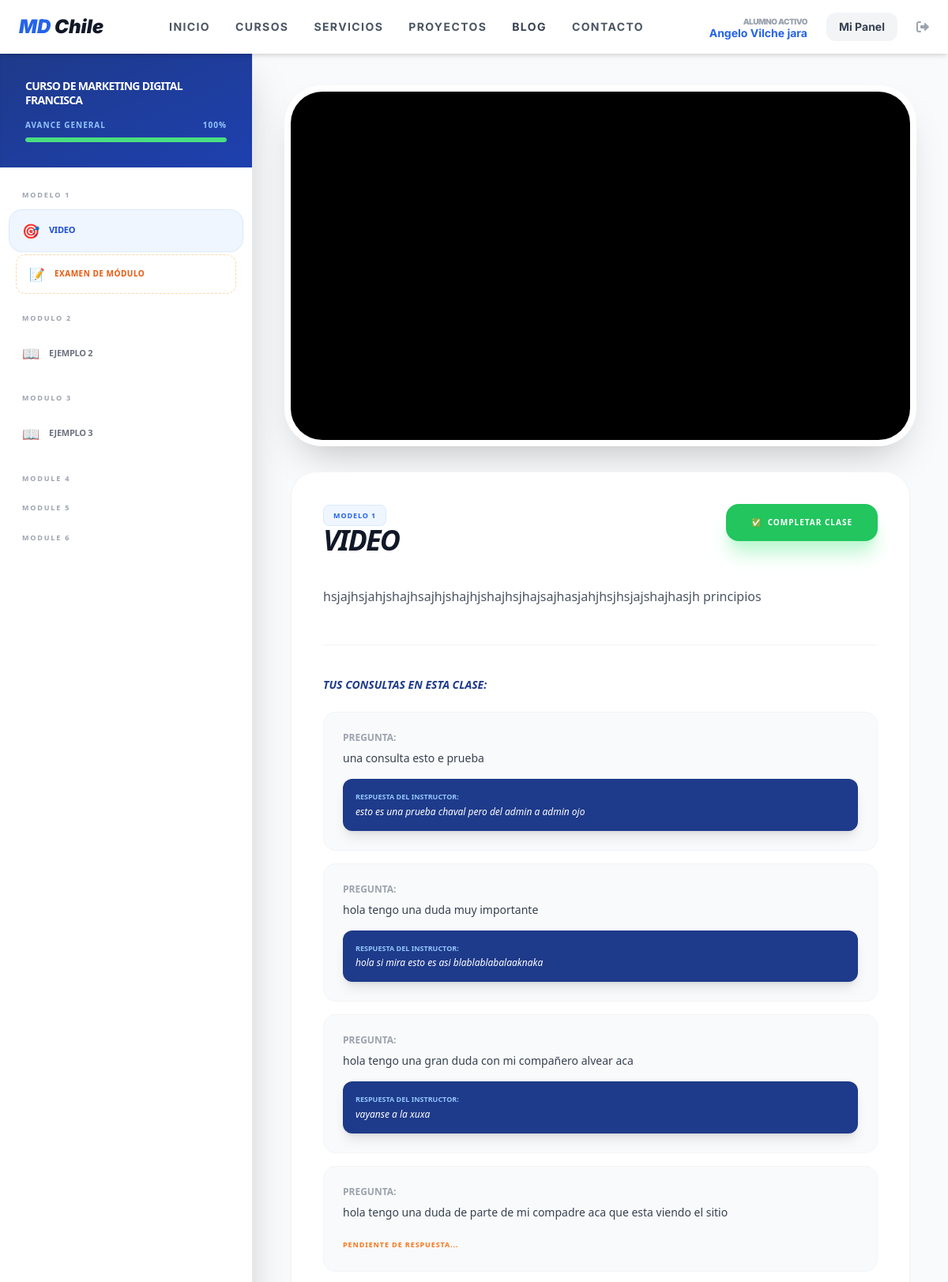
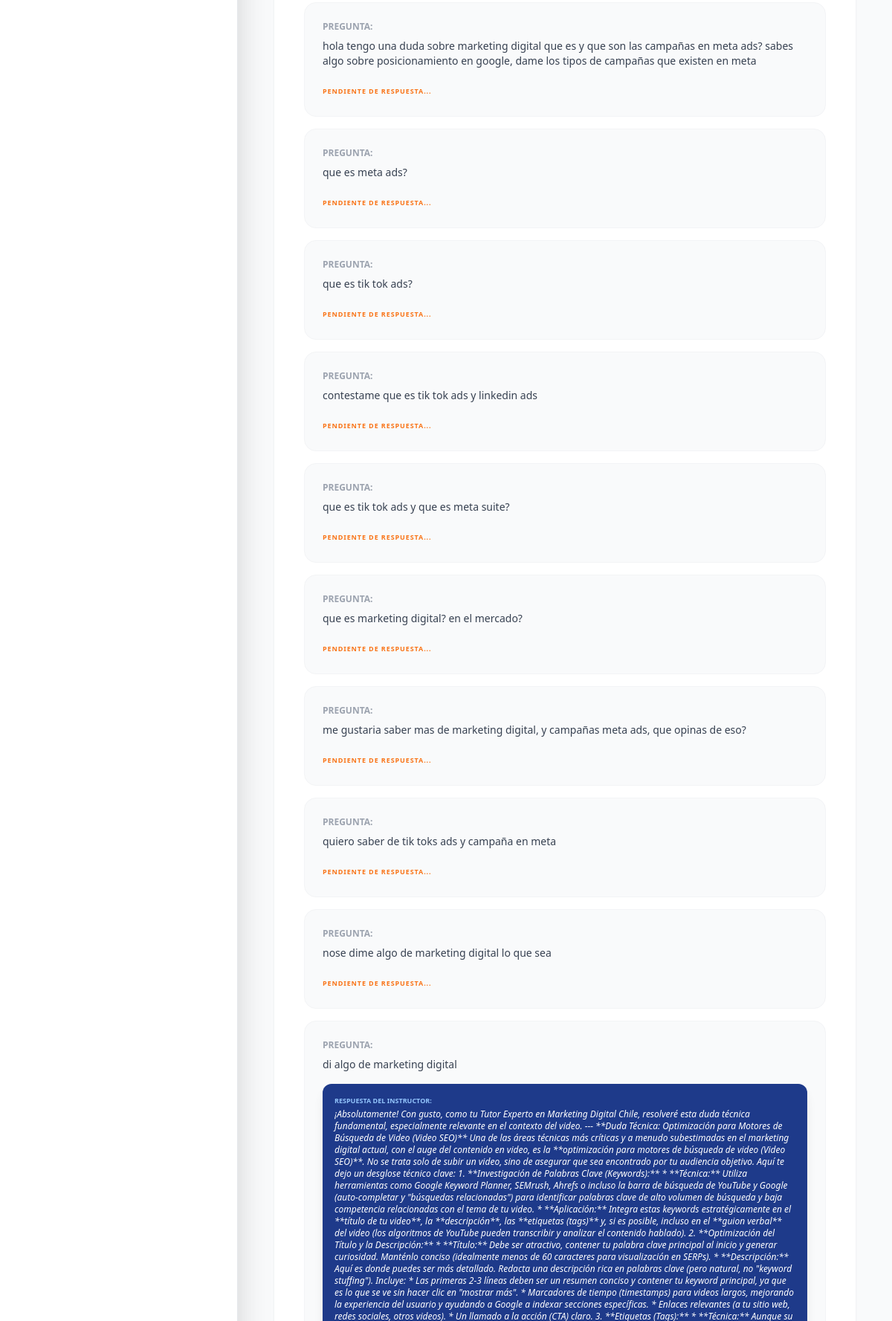
The app's page /course/5/ (signed in, upper part) with its own data (2 pictures, top to bottom).
### users/models.py (models this page shows, shortened)
class User(AbstractUser):
    is_client = models.BooleanField(default=True)
    is_admin_user = models.BooleanField(default=False)
    profile_picture = models.ImageField(upload_to='users/profiles/', null=True, blank=True)
    bio = models.TextField(max_length=500, blank=True)
    rut = models.CharField(max_length=12, blank=True, null=True)
    linkedin_url = models.URLField(blank=True, null=True)

### courses/models.py (models this page shows, shortened)
class Course(models.Model):
    title = models.CharField(max_length=200)
    slug = models.SlugField(unique=True, blank=True, null=True)
    description = models.TextField()
    image = models.ImageField(upload_to='courses/banners/', null=True, blank=True)
    price = models.IntegerField(default=0)
    is_published = models.BooleanField(default=True)
    created_at = models.DateTimeField(auto_now_add=True)

class Module(models.Model):
    course = models.ForeignKey(Course, related_name='modules', on_delete=models.CASCADE)
    title = models.CharField(max_length=200)
    order = models.PositiveIntegerField(default=0)
    class Meta:
        ordering = ['order']

class Lesson(models.Model):
    module = models.ForeignKey(Module, related_name='lessons', on_delete=models.CASCADE)
    title = models.CharField(max_length=200)
    video_url = models.URLField()
    content = models.TextField(blank=True)
    order = models.PositiveIntegerField(default=0)
    class Meta:
        ordering = ['order']

class CourseQuery(models.Model):
    user = models.ForeignKey(settings.AUTH_USER_MODEL, on_delete=models.CASCADE)
    course = models.ForeignKey(Course, on_delete=models.CASCADE)
    lesson = models.ForeignKey(Lesson, on_delete=models.CASCADE)
    question = models.TextField()
    answer = models.TextField(blank=True, null=True) # Respuesta manual del profe
    respuesta_ia = models.TextField(blank=True, null=True, verbose_name="Sugerencia IA Gemini") # Nuevo
    created_at = models.DateTimeField(auto_now_add=True)
    class Meta:
        verbose_name = "Duda Académica"
        verbose_name_plural = "Dudas Académicas"

### courses/views.py (the view, shortened to what this page needs)
# urls.py: path('course/<int:course_id>/', views.course_detail, name='course_detail'),
@login_required
def course_detail(request, course_id):
    course = get_object_or_404(Course, id=course_id)
    if not Enrollment.objects.filter(user=request.user, course=course).exists():
        return redirect('checkout', course_id=course.id)
    lessons = Lesson.objects.filter(module__course=course).order_by('module__order', 'order')
    if not lessons.exists(): return redirect('dashboard')
    lesson_id = request.GET.get('lesson')
    current_lesson = get_object_or_404(Lesson, id=lesson_id, module__course=course) if lesson_id else lessons.first()
    completas = LessonProgress.objects.filter(user=request.user, lesson__module__course=course, is_completed=True).count()
    progreso = int((completas / lessons.count()) * 100) if lessons.count() > 0 else 0
    return render(request, 'courses/course_detail.html', {
        'course': course, 'lessons': lessons, 'current_lesson': current_lesson,
        'progreso_curso': progreso,
        'mis_dudas': CourseQuery.objects.filter(user=request.user, lesson=current_lesson)
    })

### templates/courses/course_detail.html (shortened to what this page needs)
{% extends 'base.html' %}
{% block content %}
<div class="min-h-screen bg-gray-50 flex flex-col md:flex-row font-sans text-gray-900">
    <div class="w-full md:w-80 bg-white shadow-2xl h-screen sticky top-0 overflow-y-auto flex flex-col border-r border-gray-200">
        <div class="p-8 bg-gradient-to-br from-blue-900 to-blue-800 text-white shadow-inner">
            <h2 class="text-sm font-black uppercase tracking-tighter mb-4 leading-tight">{{ course.title }}</h2>
            <div class="space-y-2">
                <div class="flex justify-between text-[10px] font-bold uppercase text-blue-300 tracking-widest">
                    <span>Avance General</span>
                    <span>{{ progreso_curso }}%</span>
                </div>
                <div class="w-full bg-white/10 rounded-full h-1.5 overflow-hidden">
                    <div class="bg-green-400 h-full rounded-full shadow-[0_0_8px_rgba(74,222,128,0.5)] transition-all duration-1000"
                         style="width: {{ progreso_curso }}%"></div>
                </div>
            </div>
        </div>
        <div class="flex-1 p-3 overflow-y-auto space-y-6 mt-4">
            {% for module in course.modules.all %}
                <div>
                    <h3 class="px-4 text-[9px] font-black text-gray-400 uppercase tracking-[0.2em] mb-3">
                        {{ module.title }}
                    </h3>
                    <div class="space-y-1">
                        {% for lesson in module.lessons.all %}
                            <a href="?lesson={{ lesson.id }}"
                               class="group flex items-center px-4 py-3 rounded-2xl transition-all duration-300
                               {% if current_lesson.id == lesson.id %}
                               bg-blue-50 text-blue-700 shadow-sm ring-1 ring-blue-100
                               {% else %}
                               text-gray-500 hover:bg-gray-50
                               {% endif %}">
                                <span class="mr-3 text-lg">
                                    {% if current_lesson.id == lesson.id %} 🎯 {% else %} 📖 {% endif %}
                                </span>
                                <span class="text-[11px] font-bold uppercase tracking-tight">{{ lesson.title }}</span>
                            </a>
                        {% endfor %}
                        {% if module.quiz %}
                            <a href="{% url 'take_quiz' module.quiz.id %}"
                               class="flex items-center px-4 py-3 text-orange-600 hover:bg-orange-50 rounded-xl transition border border-dashed border-orange-200 mt-2 mx-2 group">
                                <span class="mr-3 transition-transform group-hover:scale-125">📝</span>
                                <span class="text-[10px] font-black uppercase tracking-wider">Examen de Módulo</span>
                            </a>
                        {% endif %}
                    </div>
                </div>
            {% endfor %}
        </div>
    </div>
    <div class="flex-1 p-6 md:p-12 overflow-y-auto">
        <div class="max-w-4xl mx-auto">
            <div class="bg-black rounded-[2.5rem] overflow-hidden shadow-2xl mb-10 aspect-video ring-8 ring-white">
                <iframe class="w-full h-full"
                        src="{{ current_lesson.video_url }}"
                        frameborder="0"
                        allow="accelerometer; autoplay; clipboard-write; encrypted-media; gyroscope; picture-in-picture"
                        allowfullscreen></iframe>
            </div>
            <div class="bg-white rounded-[2rem] p-10 shadow-sm border border-gray-100 relative">
                <div class="flex flex-col md:flex-row justify-between items-start mb-10 gap-6">
                    <div class="space-y-1">
                        <span class="text-blue-600 font-black text-[9px] uppercase tracking-widest bg-blue-50 px-3 py-1.5 rounded-lg border border-blue-100">
                            {{ current_lesson.module.title }}
                        </span>
                        <h1 class="text-4xl font-black text-gray-900 tracking-tighter leading-none italic uppercase">
                            {{ current_lesson.title }}
                        </h1>
                    </div>
                    <form action="{% url 'toggle_lesson_completion' current_lesson.id %}" method="POST">
                        <button type="submit" class="group flex items-center bg-green-500 hover:bg-green-600 text-white px-8 py-4 rounded-2xl font-black shadow-xl shadow-green-200 transition-all duration-300 transform hover:scale-105 uppercase text-[10px] tracking-widest">
                            <span class="mr-2 group-hover:animate-bounce">✅</span>
                            Completar Clase
                        </button>
                    </form>
                </div>
                <div class="prose prose-slate max-w-none text-gray-600 font-medium leading-relaxed">
                    {{ current_lesson.content|linebreaks }}
                </div>
                {% if mis_dudas %}
                <div class="mt-12 pt-10 border-t border-gray-100">
                    <h3 class="text-sm font-black text-blue-900 uppercase italic mb-6">Tus Consultas en esta clase:</h3>
                    <div class="space-y-4">
                        {% for duda in mis_dudas %}
                        <div class="bg-gray-50 p-6 rounded-2xl border border-gray-100">
                            <p class="text-xs font-bold text-gray-400 uppercase mb-2">Pregunta:</p>
                            <p class="text-gray-700 text-sm mb-4">{{ duda.question }}</p>
                            {% if duda.answer %}
                            <div class="bg-blue-900 text-white p-4 rounded-xl shadow-lg">
                                <p class="text-[9px] font-black uppercase text-blue-300 mb-1">Respuesta del Instructor:</p>
                                <p class="text-xs italic">{{ duda.answer }}</p>
                            </div>
                            {% else %}
                            <span class="text-[9px] font-bold text-orange-500 uppercase tracking-widest animate-pulse">Pendiente de respuesta...</span>
                            {% endif %}
                        </div>
                        {% endfor %}
                    </div>
                </div>
                {% endif %}
            </div>
        </div>
    </div>
</div>
{% endblock %}

### templates/base.html (shortened to what this page needs)
<!DOCTYPE html>
<html lang="es">
<head>
    <script src="https://cdn.tailwindcss.com"></script>
    <link rel="stylesheet" href="https://cdnjs.cloudflare.com/ajax/libs/font-awesome/6.0.0/css/all.min.css">
</head>
<body class="bg-gray-50 flex flex-col min-h-screen">
    <nav class="bg-white shadow-md py-4 px-6 flex justify-between items-center sticky top-0 z-50">
        <a href="{% url 'home' %}" class="text-2xl font-black text-blue-600 italic">
            MD <span class="text-gray-900">Chile</span>
        </a>
        <div class="hidden md:flex space-x-8 font-bold text-gray-600 uppercase text-sm tracking-widest">
            <a href="{% url 'home' %}" class="hover:text-blue-600 transition">Inicio</a>
            <a href="{% if user.is_authenticated %}{% url 'dashboard' %}{% else %}{% url 'academia_publica' %}{% endif %}">CURSOS</a>
            <a href="{% url 'services_list' %}" class="hover:text-blue-600 transition">Servicios</a>
            <a class="hover:text-blue-600 transition {% if request.path == '/proyectos/' %}text-blue-600{% endif %}" href="{% url 'projects_list' %}">Proyectos</a>
            <a href="{% url 'blog_list' %}" class="text-gray-700 hover:text-blue-600 font-bold transition">Blog</a>
            <a href="{% url 'contact_view' %}" class="hover:text-blue-600 transition">Contacto</a>
        </div>
        <div class="flex items-center space-x-4">
            {% if user.is_authenticated %}
                <div class="hidden lg:flex flex-col items-end mr-2">
                    <span class="text-[10px] font-black text-gray-400 uppercase tracking-tighter">Alumno Activo</span>
                    <span class="text-sm font-bold text-blue-600 leading-none">
                        {% if user.first_name %}{{ user.first_name }}{% else %}{{ user.username }}{% endif %}
                    </span>
                </div>
                <a href="{% url 'dashboard' %}" class="bg-gray-100 text-gray-700 px-4 py-2 rounded-xl hover:bg-gray-200 transition font-bold text-sm">
                    Mi Panel
                </a>
                <form method="post" action="{% url 'account_logout' %}" class="inline">
                    <button type="submit" class="text-gray-400 hover:text-red-500 transition ml-2">
                        <i class="fas fa-sign-out-alt"></i>
                    </button>
                </form>
            {% endif %}
        </div>
    </nav>
    <main class="flex-grow">
        {% block content %}{% endblock %}
    </main>
</body>
</html>

### templates/base.html (style rules this page uses)
body { font-family: 'Inter', sans-serif; }

### records on screen
User: first_name "Angelo Vilche jara"
Course: title "CURSO DE MARKETING DIGITAL FRANCISCA"
Module: title "MODELO 1", shows "EXAMEN DE MÓDULO"
Lesson: title "VIDEO", module "MODELO 1", content "hsjajhsjahjshajhsajhjshajhjshajhsjhajsajhasjahjhsjhsjajshajhasjh principios"
Module: title "MODULO 2"
Lesson: title "EJEMPLO 2"
Module: title "MODULO 3"
Lesson: title "EJEMPLO 3"
Module: title "MODULE 4"
Module: title "MODULE 5"
Module: title "MODULE 6"
CourseQuery: question "una consulta esto e prueba", answer "esto es una prueba chaval pero del admin a admin ojo"
CourseQuery: question "hola tengo una duda muy importante", answer "hola si mira esto es asi blablablabalaaknaka"
CourseQuery: question "hola tengo una gran duda con mi compañero alvear aca", answer "vayanse a la xuxa"
CourseQuery: question "hola tengo una duda de parte de mi compadre aca que esta viendo el sitio", shows "PENDIENTE DE RESPUESTA..."
CourseQuery: question "hola tengo una duda sobre marketing digital que es y que son las campañas en meta ads? sabes algo sobre posicionamiento en google, dame los tipos de campañas que existen en meta", shows "PENDIENTE DE RESPUESTA..."
CourseQuery: question "que es meta ads?", shows "PENDIENTE DE RESPUESTA..."
CourseQuery: question "que es tik tok ads?", shows "PENDIENTE DE RESPUESTA..."
CourseQuery: question "contestame que es tik tok ads y linkedin ads", shows "PENDIENTE DE RESPUESTA..."
CourseQuery: question "que es tik tok ads y que es meta suite?", shows "PENDIENTE DE RESPUESTA..."
CourseQuery: question "que es marketing digital? en el mercado?", shows "PENDIENTE DE RESPUESTA..."
CourseQuery: question "me gustaria saber mas de marketing digital, y campañas meta ads, que opinas de eso?", shows "PENDIENTE DE RESPUESTA..."
CourseQuery: question "quiero saber de tik toks ads y campaña en meta", shows "PENDIENTE DE RESPUESTA..."
CourseQuery: question "nose dime algo de marketing digital lo que sea", shows "PENDIENTE DE RESPUESTA..."
CourseQuery: question "di algo de marketing digital"

### other values on screen
{{ progreso_curso }} "100"
